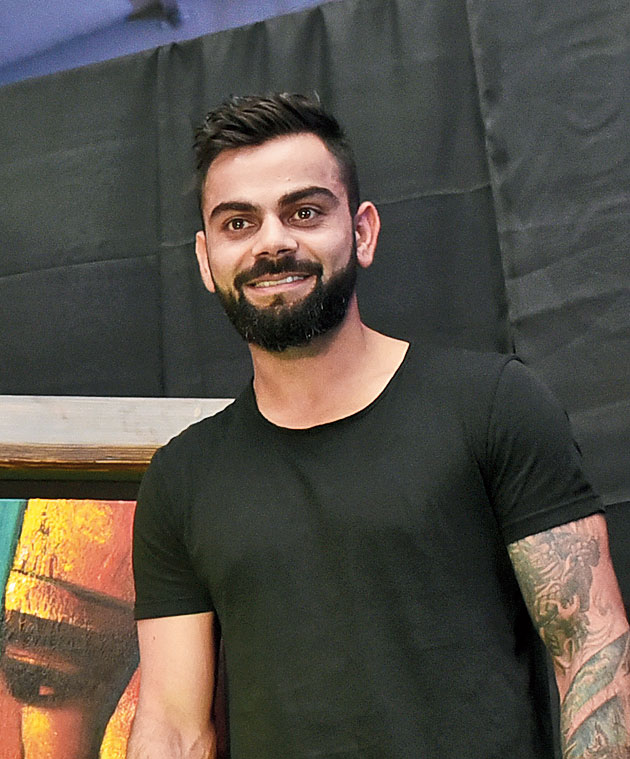
#> input picture model/test_images/kohli.jpg, 630 x 759 px
$ jupyter execute demo.ipynb   (shell and % lines are left out)
#> lines starting #> are read from the running program, lines starting #| are printed output that depends on the picture; after the words box and inside, x2 and y2 are one past the last pixel; in counts of white or black regions, pixels touching at a corner belong together
[cell 1]
import numpy as np
import cv2
import matplotlib
from matplotlib import pyplot as plt

[cell 2]
img = cv2.imread('./test_images/kohli.jpg')
#> img is the input picture: shape (759, 630, 3); mean B, G, R 71.4, 79.6, 85.6
img.shape
#> Out = (759, 630, 3)

[cell 3]
plt.imshow(img)

[cell 4]
gray = cv2.cvtColor(img,cv2.COLOR_BGR2GRAY)
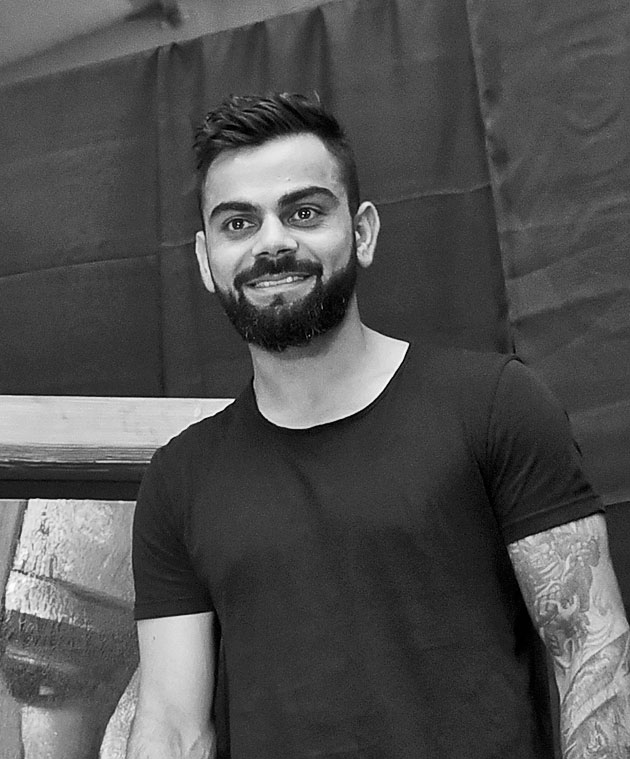
#> gray: shape (759, 630); min 0, max 255, mean 80.5
gray

[cell 5]
plt.imshow(gray,cmap='gray')

[cell 6]
face_cascade = cv2.CascadeClassifier('./opencv/haarcascades/haarcascade_frontalface_default.xml')
eye_cascade = cv2.CascadeClassifier('./opencv/haarcascades/haarcascade_eye.xml')

faces = face_cascade.detectMultiScale(gray,1.3,5)
#> faces = [[177, 144, 186, 186]]

[cell 7]
for (x,y,w,h) in faces:
    face_img = cv2.rectangle(img,(x,y),(x+w,y+h),(0,255,0),4)
    roi_gray = gray[y:y+h,x:x+w]
    roi_color = face_img[y:y+h,x:x+w]
    eyes = eye_cascade.detectMultiScale(roi_gray)
    for (ex,ey,ew,eh) in eyes:
        cv2.rectangle(roi_color,(ex,ey),(ex+ew,ey+eh),(255,0,0),4)
#> this loop made 1 pass
#> (x, y, w, h, eyes) on pass 1: (177, 144, 186, 186, [[101, 44, 48, 48], [38, 61, 41, 41]])
#> pass 1, `roi_gray = gray[y:y+h,x:x+w]`:
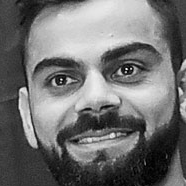
#> roi_gray: shape (186, 186); min 0, max 254, mean 112.2
#> pass 1, `roi_color = face_img[y:y+h,x:x+w]`:
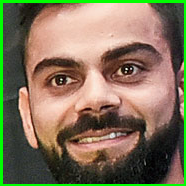
#> roi_color: shape (186, 186, 3); mean B, G, R 89.5, 114.7, 128.4
#> after the loop:
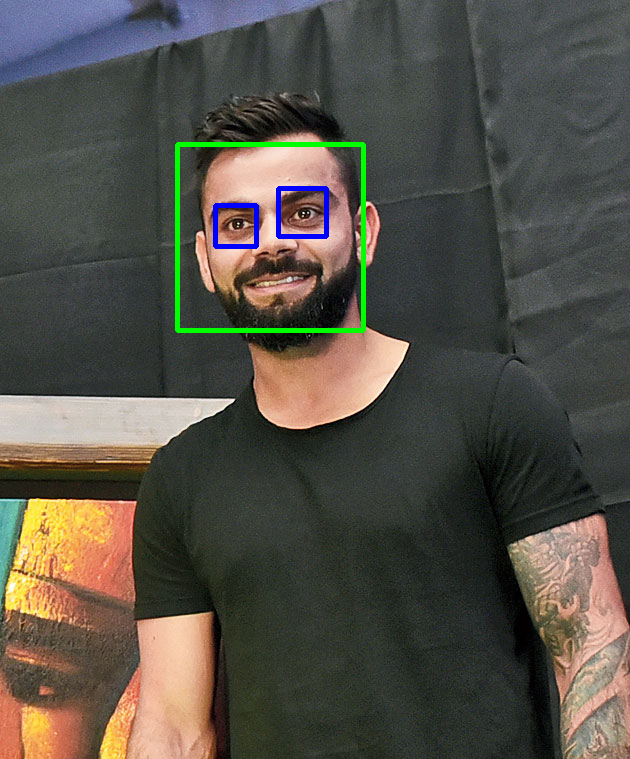
#> img: shape (759, 630, 3); 1.14% of pixels changed, all inside (x1, y1, x2, y2) = (175, 142, 366, 333)
#> after the loop:
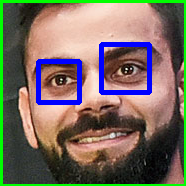
#> roi_color: shape (186, 186, 3); 5.08% of pixels changed, all inside (x1, y1, x2, y2) = (36, 42, 152, 105)

plt.figure()
plt.imshow(face_img,cmap='gray')
plt.show()

$ run again, with model/test_images/notime.png saved as model/test_images/kohli.jpg
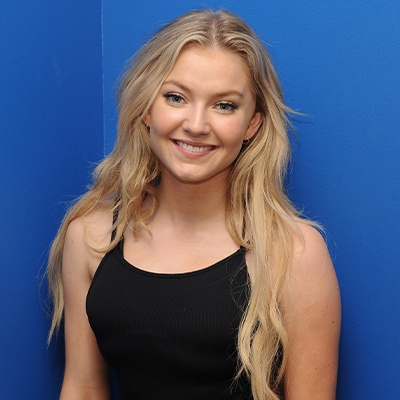
#> input picture model/test_images/notime.png, 400 x 400 px
#> img is the input picture: shape (400, 400, 3); mean B, G, R 119.4, 92.8, 84.3
#> `gray = cv2.cvtColor(img,cv2.COLOR_BGR2GRAY)`:
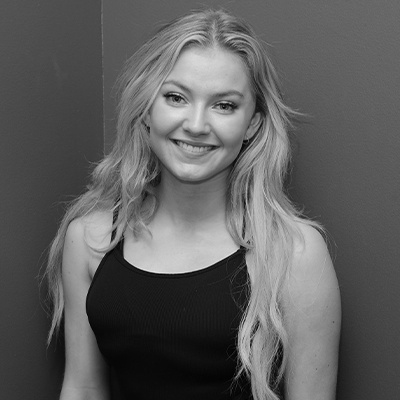
#> gray: shape (400, 400); min 0, max 230, mean 93.3
#> faces = [[132, 48, 135, 135]]
#> the loop `for (x,y,w,h) in faces:` made 1 pass
#> (x, y, w, h, eyes) on pass 1: (132, 48, 135, 135, [[26, 34, 32, 32], [81, 46, 25, 25]])
#> after the loop `for (x,y,w,h) in faces:`:
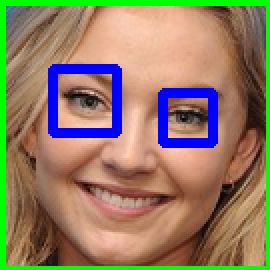
#> roi_color: shape (135, 135, 3) (shown 2 times larger); mean B, G, R 100.5, 125, 144.9
